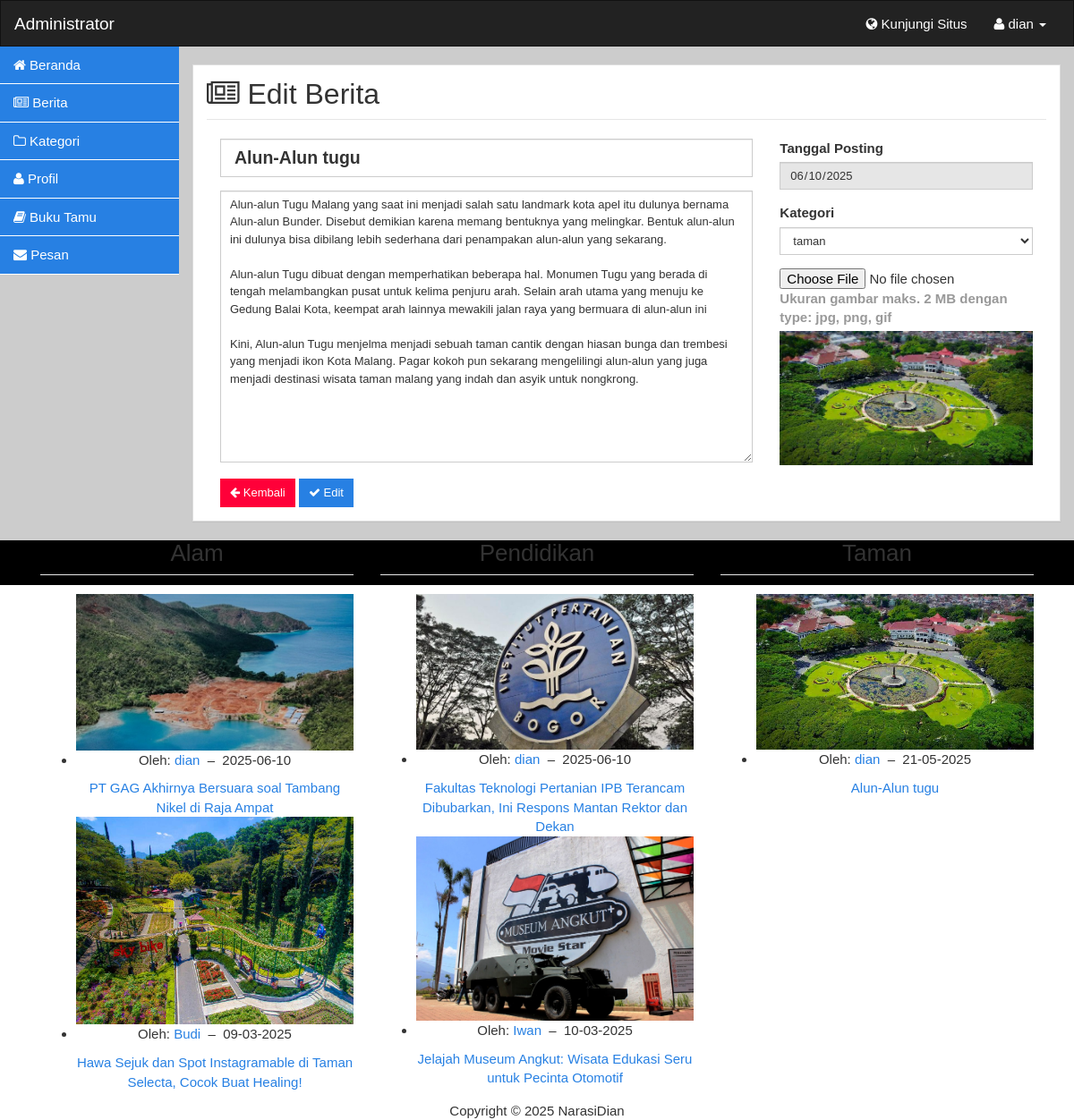
The page /admin/edit-berita.php?id=3 (signed in) on the database its author committed.
### tables this page shows
CREATE TABLE `article_category` (
  `article_id` int(11) NOT NULL,
  `category_id` int(11) NOT NULL
);

CREATE TABLE `article` (
  `id` int(11) NOT NULL,
  `date` varchar(20) NOT NULL,
  `title` varchar(255) NOT NULL,
  `content` text NOT NULL,
  `picture` varchar(255) DEFAULT NULL,
  `views` int(11) DEFAULT 0
);

CREATE TABLE `category` (
  `id` int(11) NOT NULL,
  `name` varchar(100) NOT NULL,
  `description` text DEFAULT NULL
);

CREATE TABLE `author` (
  `id` int(11) NOT NULL,
  `nickname` varchar(100) NOT NULL,
  `email` varchar(150) NOT NULL,
  `password` varchar(255) NOT NULL,
  `photo` varchar(255) DEFAULT NULL,
  `description` text DEFAULT NULL
);

### admin/edit-berita.php (the view, shortened to what this page needs)
<?php
include 'header.php';
$stmt_kat = $mysqli->prepare("SELECT id, name FROM category ORDER BY name ASC");
$stmt_kat->execute();
$qry_kat = $stmt_kat->get_result();
$stmt_berita = $mysqli->prepare("
    SELECT
        article.id,
        article.title,
        article.picture,
        article.content,
        article_category.category_id
    FROM
        article
        INNER JOIN article_category ON article.id = article_category.article_id
    WHERE
        article.id = ?");
$stmt_berita->bind_param("i", $_GET['id']);
$stmt_berita->execute();
$qry_berita = $stmt_berita->get_result();
$data = $qry_berita->fetch_assoc();
?>
<div class="container-fluid body">
    <div class="row">
        <div class="col-lg-2 sidebar">
            <?php include 'sidebar.php'; ?>
        </div>
        <div class="col-lg-10 main-content">
            <div class="panel panel-default">
                <div class="panel-body">
<?php
$var_judul = isset($_POST['judul']) ? $_POST['judul'] : $data['title'];
$var_kategori = isset($_POST['kategori']) ? $_POST['kategori'] : $data['category_id'];
$var_teksberita = isset($_POST['teks_berita']) ? $_POST['teks_berita'] : $data['content'];
?>
                    <div class="row">
                        <div class="col-md-12">
                            <h2 class="page-header"><i class="fa fa-newspaper-o"></i> Edit Berita</h2>
                        </div>
                    </div>
                    <div class="row">
                        <div class="col-md-12">
                            <form action="" method="post" enctype="multipart/form-data">
                                <div class="col-sm-8">
                                    <div class="form-group">
                                        <input type="text" class="form-control" name="judul" placeholder="Judul Berita" value="<?php echo htmlspecialchars($var_judul); ?>">
                                    </div>
                                    <div class="form-group">
                                        <textarea class="form-control input-sm" name="teks_berita" id="editor" rows="15"><?php echo htmlspecialchars($var_teksberita); ?></textarea>
                                    </div>
                                </div>
                                <div class="col-sm-4">
                                    <div class="form-group">
                                        <label>Tanggal Posting</label>
                                        <input type="date" class="form-control input-sm" name="tgl_posting" value="<?php echo date('Y-m-d'); ?>" disabled>
                                    </div>
                                    <div class="form-group">
                                        <label>Kategori</label>
                                        <select class="form-control input-sm" name="kategori">
                                            <?php while ($kat = $qry_kat->fetch_assoc()) { ?>
                                                <option value="<?php echo $kat['id']; ?>" <?php echo $kat['id'] == $var_kategori ? 'selected' : ''; ?>><?php echo htmlspecialchars($kat['name']); ?></option>
                                            <?php } ?>
                                        </select>
                                    </div>
                                    <div class="form-group">
                                        <input type="file" name="gambar" id="gambar">
                                        <label class="text-muted">Ukuran gambar maks. 2 MB dengan type: jpg, png, gif</label>
                                        <img src="../images/<?php echo htmlspecialchars($data['picture']); ?>" width="100%" height="150" id="image">
                                    </div>
                                </div>
                                <div class="col-sm-12">
                                    <a href="berita.php" class="btn btn-danger btn-sm">
                                        <i class="fa fa-arrow-left"></i> Kembali
                                    </a>
                                    <button class="btn btn-sm btn-primary" type="submit" name="btn_edit">
                                        <i class="fa fa-check"></i> Edit
                                    </button>
                                </div>
                            </form>
                        </div>
                    </div>
                </div>
            </div>
        </div>
    </div>
</div>
<?php include 'footer.php'; ?>

### footer.php (shortened to what this page needs)
<?php
$alam = 'SELECT
article.id,
article.title,
article.picture,
article.date,
author.id AS author_id,
author.nickname,
article.views,
category.id AS category_id
FROM
article
INNER JOIN article_author ON article.id = article_author.article_id
INNER JOIN author ON article_author.author_id = author.id
INNER JOIN article_category ON article.id = article_category.article_id
INNER JOIN category ON article_category.category_id = category.id
WHERE
category.id = "4"
ORDER BY
article.date DESC
LIMIT 0, 5';
$pendidikan = 'SELECT
article.id,
article.title,
article.picture,
article.date,
author.id AS author_id,
author.nickname,
article.views,
category.id AS category_id
FROM
article
INNER JOIN article_author ON article.id = article_author.article_id
INNER JOIN author ON article_author.author_id = author.id
INNER JOIN article_category ON article.id = article_category.article_id
INNER JOIN category ON article_category.category_id = category.id
WHERE
category.id = "5"
ORDER BY
article.date DESC
LIMIT 0, 5';
$taman = 'SELECT
article.id,
article.title,
article.picture,
article.date,
author.id AS author_id,
author.nickname,
article.views,
category.id AS category_id
FROM
article
INNER JOIN article_author ON article.id = article_author.article_id
INNER JOIN author ON article_author.author_id = author.id
INNER JOIN article_category ON article.id = article_category.article_id
INNER JOIN category ON article_category.category_id = category.id
WHERE
category.id = "6"
ORDER BY
article.date DESC
LIMIT 0, 5';
$list_alam = $mysqli->query($alam) or die("Error Alam: ".$mysqli->error);
$list_pendidikan = $mysqli->query($pendidikan) or die("Error Pendidikan: ".$mysqli->error);
$list_taman = $mysqli->query($taman) or die("Error Taman: ".$mysqli->error);
?>
<div class="container-fluid footer">
    <div class="row footer-upper">
        <div class="container">
            <div class="col-md-4">
                <h3 class="page-header">Alam</h3>
                <ul class="news-list">
                    <?php while ($alam_list = $list_alam->fetch_array()) { ?>
                        <li>
                            <a href="<?php echo $base_url."detail.php?id=".$alam_list['id']."&judul=".strtolower(str_replace(" ", "-", $alam_list['title'])); ?>">
                                <img src="<?php echo $base_url."images/".$alam_list['picture']; ?>" class="img-responsive wow fadeIn">
                            </a>
                            <p>Oleh: <a href="<?php echo $base_url."author.php?id=".$alam_list['author_id']; ?>"><?php echo $alam_list['nickname']; ?></a>&nbsp;&nbsp;&ndash;&nbsp;&nbsp;<?php echo $alam_list['date']; ?></p>
                            <a href="<?php echo $base_url."detail.php?id=".$alam_list['id']."&judul=".strtolower(str_replace(" ", "-", $alam_list['title'])); ?>">
                                <?php echo $alam_list['title']; ?>
                            </a>
                        </li>
                    <?php } ?>
                </ul>
            </div>
            <div class="col-md-4">
                <h3 class="page-header">Pendidikan</h3>
                <ul class="news-list">
                    <?php while ($pendidikan_list = $list_pendidikan->fetch_array()) { ?>
                        <li>
                            <a href="<?php echo $base_url."detail.php?id=".$pendidikan_list['id']."&judul=".strtolower(str_replace(" ", "-", $pendidikan_list['title'])); ?>">
                                <img src="<?php echo $base_url."images/".$pendidikan_list['picture']; ?>" class="img-responsive wow fadeIn">
                            </a>
                            <p>Oleh: <a href="<?php echo $base_url."author.php?id=".$pendidikan_list['author_id']; ?>"><?php echo $pendidikan_list['nickname']; ?></a>&nbsp;&nbsp;&ndash;&nbsp;&nbsp;<?php echo $pendidikan_list['date']; ?></p>
                            <a href="<?php echo $base_url."detail.php?id=".$pendidikan_list['id']."&judul=".strtolower(str_replace(" ", "-", $pendidikan_list['title'])); ?>">
                                <?php echo $pendidikan_list['title']; ?>
                            </a>
                        </li>
                    <?php } ?>
                </ul>
            </div>
            <div class="col-md-4">
                <h3 class="page-header">Taman</h3>
                <ul class="news-list">
                    <?php while ($taman_list = $list_taman->fetch_array()) { ?>
                        <li>
                            <a href="<?php echo $base_url."detail.php?id=".$taman_list['id']."&judul=".strtolower(str_replace(" ", "-", $taman_list['title'])); ?>">
                                <img src="<?php echo $base_url."images/".$taman_list['picture']; ?>" class="img-responsive wow fadeIn">
                            </a>
                            <p>Oleh: <a href="<?php echo $base_url."author.php?id=".$taman_list['author_id']; ?>"><?php echo $taman_list['nickname']; ?></a>&nbsp;&nbsp;&ndash;&nbsp;&nbsp;<?php echo $taman_list['date']; ?></p>
                            <a href="<?php echo $base_url."detail.php?id=".$taman_list['id']."&judul=".strtolower(str_replace(" ", "-", $taman_list['title'])); ?>">
                                <?php echo $taman_list['title']; ?>
                            </a>
                        </li>
                    <?php } ?>
                </ul>
            </div>
        </div>
    </div>
    <div class="row footer-bottom">
        <div class="col-md-12">
            <span class="copy">Copyright &copy; <?php echo date('Y'); ?> NarasiDian</span>
        </div>
    </div>
</div>
</body>
</html>

### rows shown on the page
article_category: judul "Alun-Alun tugu", teks_berita "Alun-alun Tugu Malang yang saat ini menjadi salah satu landmark kota apel itu dulunya bernama Alun-alun Bunder. Disebut demikian karena memang bentuknya yang melingkar. Bentuk alun-alun ini dulunya bisa dibilang lebih sederhana dari penampakan alun-alun yang sekarang. Alun-alun Tugu dibuat dengan memperhatikan beberapa hal. Monumen Tugu yang berada di tengah melambangkan pusat untuk kelima penjuru arah. Selain arah utama yang menuju ke Gedung Balai Kota, keempat arah lainnya mewakili jalan raya yang bermuara di alun-alun ini Kini, Alun-alun Tugu menjelma menjadi sebuah taman cantik dengan hiasan bunga dan trembesi yang menjadi ikon Kota Malang. Pagar kokoh pun sekarang mengelilingi…", kategori "taman", article.picture (picture)
article: picture (picture), author.nickname "dian", date "2025-06-10", title "PT GAG Akhirnya Bersuara soal Tambang Nikel di Raja Ampat"
article: picture (picture), author.nickname "Budi", date "09-03-2025", title "Hawa Sejuk dan Spot Instagramable di Taman Selecta, Cocok Buat Healing!"
article: picture (picture), author.nickname "dian", date "2025-06-10", title "Fakultas Teknologi Pertanian IPB Terancam Dibubarkan, Ini Respons Mantan Rektor dan Dekan"
article: picture (picture), author.nickname "Iwan", date "10-03-2025", title "Jelajah Museum Angkut: Wisata Edukasi Seru untuk Pecinta Otomotif"
article: picture (picture), author.nickname "dian", date "21-05-2025", title "Alun-Alun tugu"

### other values the page prints
$_SESSION['nm_author'] "dian"
